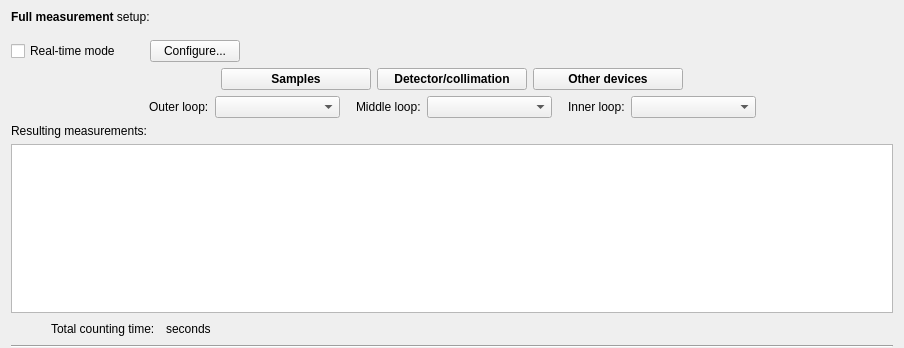
<?xml version="1.0" encoding="UTF-8"?>
<ui version="4.0">
 <class>Form</class>
 <widget class="QWidget" name="Form">
  <property name="geometry">
   <rect>
    <x>0</x>
    <y>0</y>
    <width>904</width>
    <height>348</height>
   </rect>
  </property>
  <property name="windowTitle">
   <string>Form</string>
  </property>
  <layout class="QVBoxLayout" name="verticalLayout">
   <property name="topMargin">
    <number>0</number>
   </property>
   <property name="bottomMargin">
    <number>0</number>
   </property>
   <item>
    <layout class="QHBoxLayout" name="horizontalLayout">
     <item>
      <widget class="QLabel" name="label">
       <property name="minimumSize">
        <size>
         <width>90</width>
         <height>0</height>
        </size>
       </property>
       <property name="text">
        <string>&lt;html&gt;&lt;head/&gt;&lt;body&gt;&lt;p&gt;&lt;span style=&quot; font-weight:600;&quot;&gt;Full measurement&lt;/span&gt; setup:&lt;/p&gt;&lt;/body&gt;&lt;/html&gt;</string>
       </property>
      </widget>
     </item>
     <item>
      <spacer name="horizontalSpacer">
       <property name="orientation">
        <enum>Qt::Horizontal</enum>
       </property>
       <property name="sizeHint" stdset="0">
        <size>
         <width>40</width>
         <height>20</height>
        </size>
       </property>
      </spacer>
     </item>
     <item>
      <widget class="QWidget" name="buttons" native="true">
       <property name="minimumSize">
        <size>
         <width>156</width>
         <height>34</height>
        </size>
       </property>
      </widget>
     </item>
    </layout>
   </item>
   <item>
    <layout class="QHBoxLayout" name="horizontalLayout_5">
     <item>
      <widget class="QCheckBox" name="rtBox">
       <property name="text">
        <string>Real-time mode </string>
       </property>
      </widget>
     </item>
     <item>
      <spacer name="horizontalSpacer_12">
       <property name="orientation">
        <enum>Qt::Horizontal</enum>
       </property>
       <property name="sizeType">
        <enum>QSizePolicy::Fixed</enum>
       </property>
       <property name="sizeHint" stdset="0">
        <size>
         <width>20</width>
         <height>20</height>
        </size>
       </property>
      </spacer>
     </item>
     <item>
      <widget class="QPushButton" name="rtConfBtn">
       <property name="text">
        <string>   Configure...   </string>
       </property>
      </widget>
     </item>
     <item>
      <spacer name="horizontalSpacer_11">
       <property name="orientation">
        <enum>Qt::Horizontal</enum>
       </property>
       <property name="sizeHint" stdset="0">
        <size>
         <width>40</width>
         <height>20</height>
        </size>
       </property>
      </spacer>
     </item>
     <item>
      <widget class="QFrame" name="extendedFrame">
       <property name="frameShape">
        <enum>QFrame::NoFrame</enum>
       </property>
       <property name="frameShadow">
        <enum>QFrame::Plain</enum>
       </property>
       <layout class="QHBoxLayout" name="horizontalLayout_6">
        <property name="margin">
         <number>0</number>
        </property>
       </layout>
      </widget>
     </item>
    </layout>
   </item>
   <item>
    <layout class="QHBoxLayout" name="horizontalLayout_2">
     <item>
      <spacer name="horizontalSpacer_5">
       <property name="orientation">
        <enum>Qt::Horizontal</enum>
       </property>
       <property name="sizeHint" stdset="0">
        <size>
         <width>40</width>
         <height>20</height>
        </size>
       </property>
      </spacer>
     </item>
     <item>
      <widget class="QPushButton" name="selSamples">
       <property name="minimumSize">
        <size>
         <width>150</width>
         <height>0</height>
        </size>
       </property>
       <property name="font">
        <font>
         <weight>75</weight>
         <bold>true</bold>
        </font>
       </property>
       <property name="text">
        <string>Samples</string>
       </property>
      </widget>
     </item>
     <item>
      <widget class="QPushButton" name="selDetsets">
       <property name="minimumSize">
        <size>
         <width>150</width>
         <height>0</height>
        </size>
       </property>
       <property name="font">
        <font>
         <weight>75</weight>
         <bold>true</bold>
        </font>
       </property>
       <property name="text">
        <string>Detector/collimation</string>
       </property>
      </widget>
     </item>
     <item>
      <widget class="QPushButton" name="selDevices">
       <property name="minimumSize">
        <size>
         <width>150</width>
         <height>0</height>
        </size>
       </property>
       <property name="font">
        <font>
         <weight>75</weight>
         <bold>true</bold>
        </font>
       </property>
       <property name="text">
        <string>Other devices</string>
       </property>
      </widget>
     </item>
     <item>
      <spacer name="horizontalSpacer_2">
       <property name="orientation">
        <enum>Qt::Horizontal</enum>
       </property>
       <property name="sizeHint" stdset="0">
        <size>
         <width>40</width>
         <height>20</height>
        </size>
       </property>
      </spacer>
     </item>
    </layout>
   </item>
   <item>
    <layout class="QHBoxLayout" name="horizontalLayout_4">
     <item>
      <spacer name="horizontalSpacer_9">
       <property name="orientation">
        <enum>Qt::Horizontal</enum>
       </property>
       <property name="sizeHint" stdset="0">
        <size>
         <width>40</width>
         <height>20</height>
        </size>
       </property>
      </spacer>
     </item>
     <item>
      <widget class="QLabel" name="label_3">
       <property name="text">
        <string>Outer loop:</string>
       </property>
      </widget>
     </item>
     <item>
      <widget class="QComboBox" name="outerLoop">
       <property name="minimumSize">
        <size>
         <width>125</width>
         <height>20</height>
        </size>
       </property>
       <property name="toolTip">
        <string>definiert die aeussere Schleife</string>
       </property>
      </widget>
     </item>
     <item>
      <spacer name="horizontalSpacer_7">
       <property name="orientation">
        <enum>Qt::Horizontal</enum>
       </property>
       <property name="sizeType">
        <enum>QSizePolicy::Fixed</enum>
       </property>
       <property name="sizeHint" stdset="0">
        <size>
         <width>10</width>
         <height>20</height>
        </size>
       </property>
      </spacer>
     </item>
     <item>
      <widget class="QLabel" name="label_7">
       <property name="text">
        <string>Middle loop:</string>
       </property>
      </widget>
     </item>
     <item>
      <widget class="QComboBox" name="middleLoop">
       <property name="minimumSize">
        <size>
         <width>125</width>
         <height>0</height>
        </size>
       </property>
       <property name="toolTip">
        <string>definiert die mittlere Schleife</string>
       </property>
      </widget>
     </item>
     <item>
      <spacer name="horizontalSpacer_8">
       <property name="orientation">
        <enum>Qt::Horizontal</enum>
       </property>
       <property name="sizeType">
        <enum>QSizePolicy::Fixed</enum>
       </property>
       <property name="sizeHint" stdset="0">
        <size>
         <width>10</width>
         <height>20</height>
        </size>
       </property>
      </spacer>
     </item>
     <item>
      <widget class="QLabel" name="label_8">
       <property name="text">
        <string>Inner loop:</string>
       </property>
      </widget>
     </item>
     <item>
      <widget class="QComboBox" name="innerLoop">
       <property name="minimumSize">
        <size>
         <width>125</width>
         <height>0</height>
        </size>
       </property>
       <property name="font">
        <font/>
       </property>
       <property name="toolTip">
        <string>definiert die innere Schleife</string>
       </property>
      </widget>
     </item>
     <item>
      <spacer name="horizontalSpacer_10">
       <property name="orientation">
        <enum>Qt::Horizontal</enum>
       </property>
       <property name="sizeHint" stdset="0">
        <size>
         <width>40</width>
         <height>20</height>
        </size>
       </property>
      </spacer>
     </item>
    </layout>
   </item>
   <item>
    <widget class="QLabel" name="label_2">
     <property name="text">
      <string>Resulting measurements:</string>
     </property>
    </widget>
   </item>
   <item>
    <widget class="QTableWidget" name="table">
     <property name="editTriggers">
      <set>QAbstractItemView::NoEditTriggers</set>
     </property>
    </widget>
   </item>
   <item>
    <layout class="QHBoxLayout" name="horizontalLayout_3">
     <item>
      <spacer name="horizontalSpacer_4">
       <property name="orientation">
        <enum>Qt::Horizontal</enum>
       </property>
       <property name="sizeType">
        <enum>QSizePolicy::Fixed</enum>
       </property>
       <property name="sizeHint" stdset="0">
        <size>
         <width>40</width>
         <height>20</height>
        </size>
       </property>
      </spacer>
     </item>
     <item>
      <widget class="QLabel" name="label_4">
       <property name="text">
        <string>Total counting time:</string>
       </property>
      </widget>
     </item>
     <item>
      <spacer name="horizontalSpacer_6">
       <property name="orientation">
        <enum>Qt::Horizontal</enum>
       </property>
       <property name="sizeType">
        <enum>QSizePolicy::Fixed</enum>
       </property>
       <property name="sizeHint" stdset="0">
        <size>
         <width>5</width>
         <height>1</height>
        </size>
       </property>
      </spacer>
     </item>
     <item>
      <widget class="QLabel" name="totalTime">
       <property name="text">
        <string>seconds</string>
       </property>
      </widget>
     </item>
     <item>
      <spacer name="horizontalSpacer_3">
       <property name="orientation">
        <enum>Qt::Horizontal</enum>
       </property>
       <property name="sizeHint" stdset="0">
        <size>
         <width>40</width>
         <height>20</height>
        </size>
       </property>
      </spacer>
     </item>
    </layout>
   </item>
   <item>
    <widget class="Line" name="line">
     <property name="orientation">
      <enum>Qt::Horizontal</enum>
     </property>
    </widget>
   </item>
  </layout>
 </widget>
 <resources>
  <include location="../../../../resources/nicos-gui.qrc"/>
 </resources>
 <connections/>
</ui>
